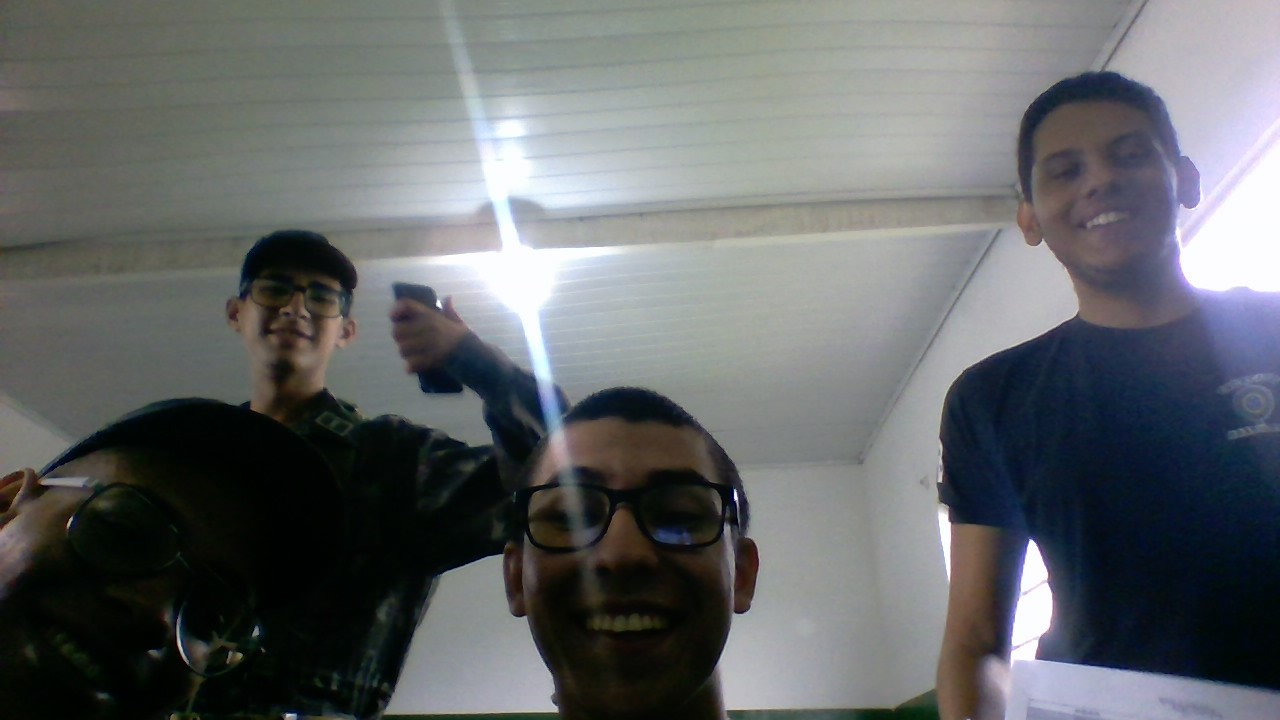
#> input picture dataset/raw/WIN_20250605_07_23_37_Pro.jpg, 1280 x 720 px; its folder holds only this picture in this run
$ python utils.py
#> lines starting #> are read from the running program, lines starting #| are printed output that depends on the picture
import cv2
import os
import glob
import numpy as np

# ==========================================================
# Pré-processamento de Dataset — SafeGuard IA
# Redimensiona imagens brutas para 640x640 e as salva
# em /dataset/processed com nomes padronizados.
# ==========================================================

BASE_DIR   = os.path.dirname(os.path.dirname(os.path.abspath(__file__)))
INPUT_DIR  = os.path.join(BASE_DIR, "dataset", "raw")
OUTPUT_DIR = os.path.join(BASE_DIR, "dataset", "processed")
TARGET_SIZE = (640, 640)

os.makedirs(OUTPUT_DIR, exist_ok=True)


def process_images():
    # Coleta arquivos de todas as extensões suportadas.
    # Usa abspath + set() para evitar duplicatas em sistemas
    # case-insensitive (Windows) onde .jpg e .JPG seriam contados duas vezes.
    extensions  = ["*.jpg", "*.jpeg", "*.png", "*.JPG", "*.PNG", "*.JPEG"]
    image_files = set()

    for ext in extensions:
        for f in glob.glob(os.path.join(INPUT_DIR, ext)):
            image_files.add(os.path.abspath(f))

    image_files = list(image_files)

    if not image_files:
        print(f"Nenhuma imagem encontrada em: {INPUT_DIR}")
        return

    print(f"Imagens encontradas: {len(image_files)}")
    print(f"Destino           : {OUTPUT_DIR}")
    print("-" * 48)

    processadas = 0
    erros       = 0

    for img_path in image_files:
        try:
            # np.fromfile + imdecode evita erros em caminhos com
            # caracteres especiais ou acentuados (comum no Windows).
            img_array = np.fromfile(img_path, np.uint8)
            img       = cv2.imdecode(img_array, cv2.IMREAD_COLOR)
#> img is the input picture: shape (720, 1280, 3); mean B, G, R 104.9, 103.3, 100.3

            if img is None:
                print(f"  [AVISO] Nao foi possivel decodificar: {img_path}")
                erros += 1
                continue

            resized = cv2.resize(img, TARGET_SIZE, interpolation=cv2.INTER_AREA)
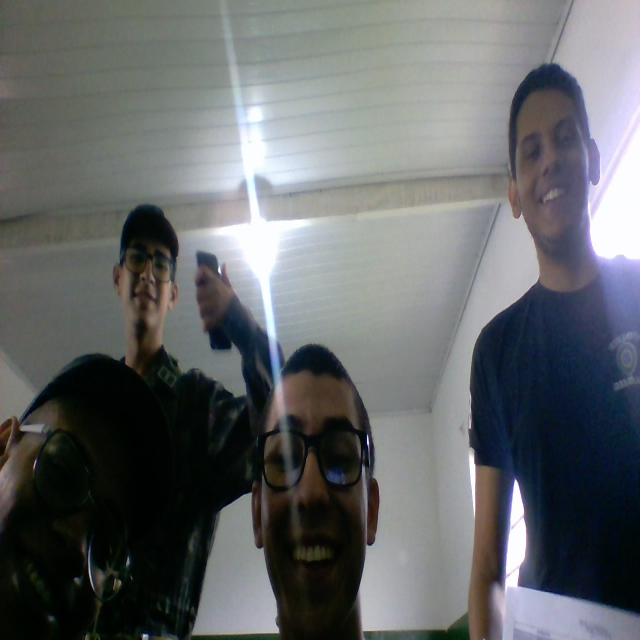
#> resized: shape (640, 640, 3); mean B, G, R 104.9, 103.3, 100.3

            new_name  = f"epi_{processadas:04d}.jpg"
            save_path = os.path.join(OUTPUT_DIR, new_name)

            # imencode + tofile para salvar em caminhos com acento (Windows)
            ok, enc_img = cv2.imencode(".jpg", resized, [cv2.IMWRITE_JPEG_QUALITY, 95])
            if ok:
                enc_img.tofile(save_path)
                processadas += 1
            else:
                print(f"  [AVISO] Falha ao codificar: {img_path}")
                erros += 1

        except Exception as e:
            print(f"  [ERRO] {img_path}: {e}")
            erros += 1

    print("-" * 48)
    print(f"Concluido: {processadas} imagens processadas, {erros} erro(s).")
    print(f"Saida     : {OUTPUT_DIR}")


if __name__ == "__main__":
    process_images()
